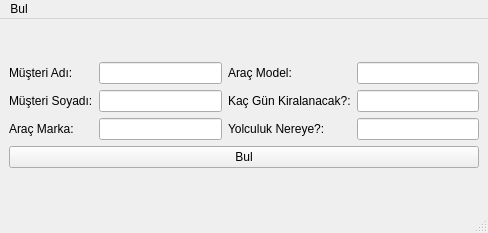
<?xml version="1.0" encoding="UTF-8"?>
<ui version="4.0">
 <class>Bul2</class>
 <widget class="QMainWindow" name="Bul2">
  <property name="geometry">
   <rect>
    <x>0</x>
    <y>0</y>
    <width>488</width>
    <height>233</height>
   </rect>
  </property>
  <property name="windowTitle">
   <string>MainWindow</string>
  </property>
  <widget class="QWidget" name="centralwidget">
   <layout class="QGridLayout" name="gridLayout_2">
    <item row="0" column="0">
     <layout class="QGridLayout" name="gridLayout">
      <item row="0" column="0">
       <widget class="QLabel" name="label">
        <property name="text">
         <string>Müşteri Adı:</string>
        </property>
       </widget>
      </item>
      <item row="0" column="1">
       <widget class="QLineEdit" name="lineEdit"/>
      </item>
      <item row="0" column="2">
       <widget class="QLabel" name="label_4">
        <property name="text">
         <string>Araç Model:</string>
        </property>
       </widget>
      </item>
      <item row="0" column="3">
       <widget class="QLineEdit" name="lineEdit_4"/>
      </item>
      <item row="1" column="0">
       <widget class="QLabel" name="label_2">
        <property name="text">
         <string>Müşteri Soyadı:</string>
        </property>
       </widget>
      </item>
      <item row="1" column="1">
       <widget class="QLineEdit" name="lineEdit_2"/>
      </item>
      <item row="1" column="2">
       <widget class="QLabel" name="label_5">
        <property name="text">
         <string>Kaç Gün Kiralanacak?:</string>
        </property>
       </widget>
      </item>
      <item row="1" column="3">
       <widget class="QLineEdit" name="lineEdit_5"/>
      </item>
      <item row="2" column="0">
       <widget class="QLabel" name="label_3">
        <property name="text">
         <string>Araç Marka:</string>
        </property>
       </widget>
      </item>
      <item row="2" column="1">
       <widget class="QLineEdit" name="lineEdit_3"/>
      </item>
      <item row="2" column="2">
       <widget class="QLabel" name="label_6">
        <property name="text">
         <string>Yolculuk Nereye?:</string>
        </property>
       </widget>
      </item>
      <item row="2" column="3">
       <widget class="QLineEdit" name="lineEdit_6"/>
      </item>
      <item row="3" column="0" colspan="4">
       <widget class="QPushButton" name="pushButtonBUL">
        <property name="text">
         <string>Bul</string>
        </property>
       </widget>
      </item>
     </layout>
    </item>
   </layout>
  </widget>
  <widget class="QMenuBar" name="menubar">
   <property name="geometry">
    <rect>
     <x>0</x>
     <y>0</y>
     <width>488</width>
     <height>21</height>
    </rect>
   </property>
   <widget class="QMenu" name="menuBul">
    <property name="title">
     <string>Bul</string>
    </property>
   </widget>
   <addaction name="menuBul"/>
  </widget>
  <widget class="QStatusBar" name="statusbar"/>
 </widget>
 <tabstops>
  <tabstop>lineEdit</tabstop>
  <tabstop>lineEdit_2</tabstop>
  <tabstop>lineEdit_3</tabstop>
  <tabstop>lineEdit_4</tabstop>
  <tabstop>lineEdit_5</tabstop>
  <tabstop>lineEdit_6</tabstop>
  <tabstop>pushButtonBUL</tabstop>
 </tabstops>
 <resources/>
 <connections/>
</ui>
